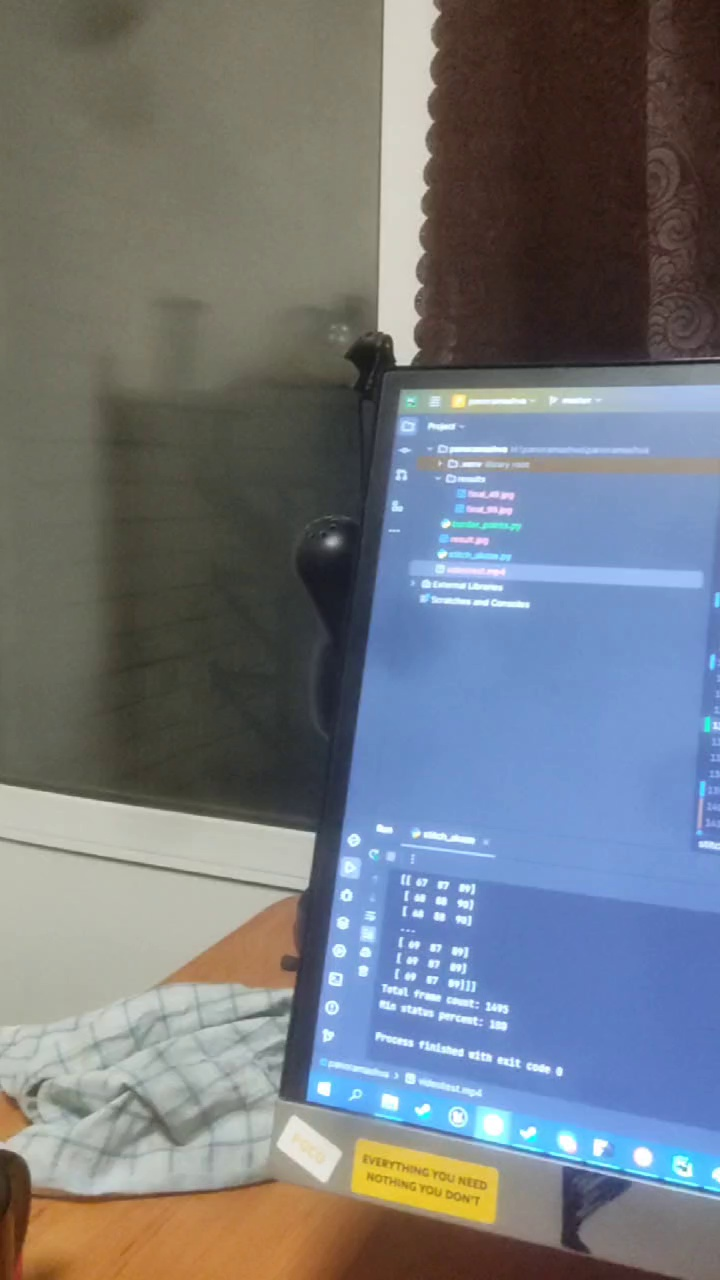
#> input picture PanoramaImage.jpg, 720 x 1280 px, given in place of 1916.jpg, which was not available
$ python mainZ.py
#> lines starting #> are read from the running program, lines starting #| are printed output that depends on the picture; pictures that were not available may be replaced by others from this repository, and a replacement may not be noted
#> further down, image1 is the input picture: shape (1280, 720, 3); mean B, G, R 126.6, 119.7, 114.3
#> (the call stopped at in shovStiching, `stitcher = AffineStitcher(blend_strength=20)`: stitching is not available in this run)
### StichingAndCombined/CutImage.py
from PIL import Image

# Открываем фотографию
def CutImageOnTwoparts(panoramaDir):
#> called with panoramaDir = 'Panorama1Part.jpg'
    image = Image.open(panoramaDir)
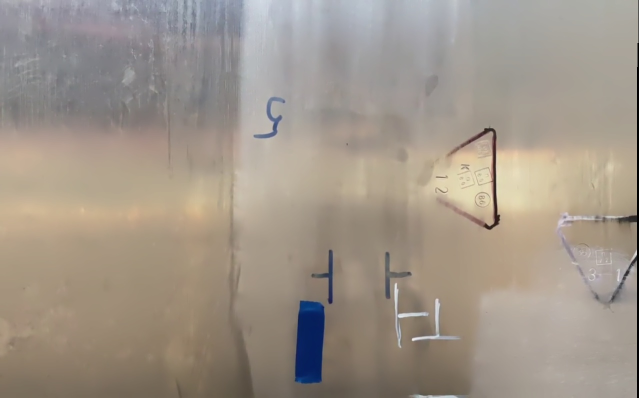
#> input picture StichingAndCombined/Panorama1Part.jpg, 1278 x 795 px (shown at 1/2 size)
#> image is the input picture: PIL image 1278x795 RGB; mean R, G, B 159.7, 149.4, 137.7

# Получаем размеры фотографии
    width, height = image.size
#> width = 1278; height = 795

# Вычисляем высоту первой части
    first_part_height = height - 380
#> first_part_height = 415

# Вычисляем координаты для разделения фотографии
    first_part_coords = (0, 0, width, first_part_height)
#> first_part_coords = (0, 0, 1278, 415)
    second_part_coords = (0, first_part_height, width, height)
#> second_part_coords = (0, 415, 1278, 795)

# Разделяем фотографию на две части
    first_part = image.crop(first_part_coords)
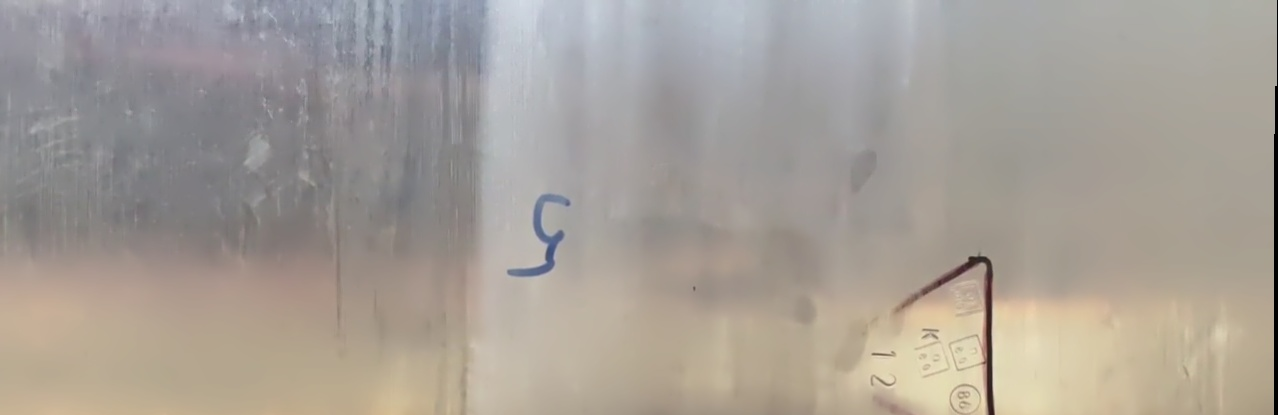
#> first_part: PIL image 1278x415 RGB; mean R, G, B 166.3, 159.2, 151.4
    second_part = image.crop(second_part_coords)
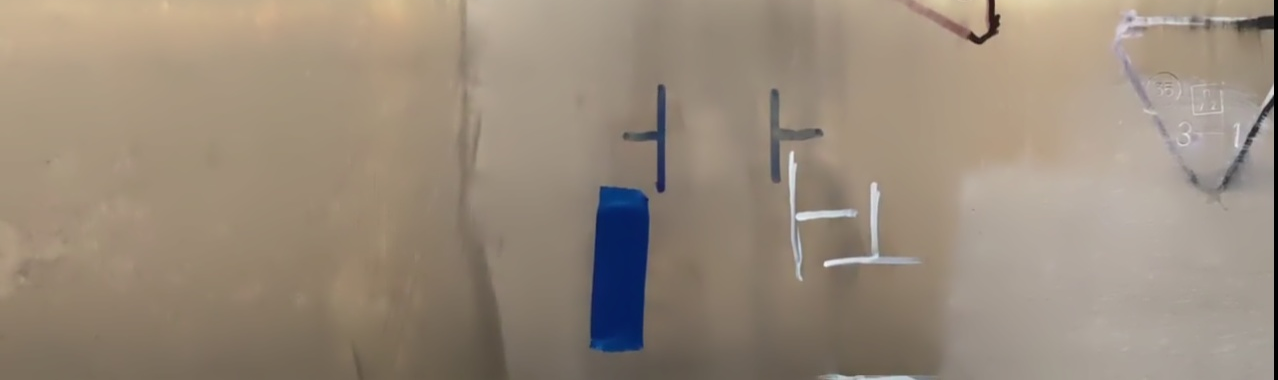
#> second_part: PIL image 1278x380 RGB; mean R, G, B 152.5, 138.6, 122.8

# Сохраняем первую часть фотографии , и далее объединяем в
    first_part.save("first_part_Panorama.png")

# Сохраняем вторую часть фотографии , передаем в stiching2PartWithNextImages
    second_part.save("second_part.png")

### StichingAndCombined/StichImageVertical2.py
from PIL import Image

def combine_images_vertically(top_image_path, bottom_image_path, output_path):
    # Открываем изображения
#> called with top_image_path = 'first_part_Panorama.jpg', bottom_image_path = 'Panorama1Part.jpg', output_path = 'combined_panorama_vertical3.jpg'
    top_image = Image.open(top_image_path)
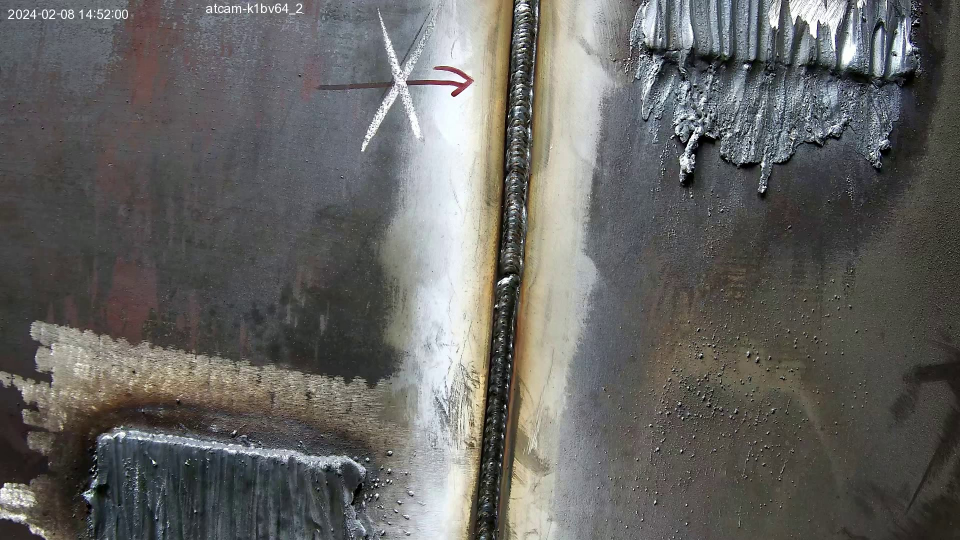
#> input picture 7.jpg, 1920 x 1080 px, given in place of first_part_Panorama.jpg, which was not available (shown at 1/2 size)
#> top_image is the input picture: PIL image 1920x1080 RGB; mean R, G, B 101.2, 100.5, 98
    bottom_image = Image.open(bottom_image_path)

    # Определяем размеры выходного изображения
    total_width = max(top_image.width, bottom_image.width)
#> total_width = 1920
    total_height = top_image.height + bottom_image.height
#> total_height = 1875

    # Создаем новое пустое изображение с достаточным размером
    combined_image = Image.new('RGB', (total_width, total_height))
#> combined_image: PIL image 1920x1875 RGB; every value is 0

    # Размещаем первое изображение в нужной позиции
    combined_image.paste(top_image, (0, 0))
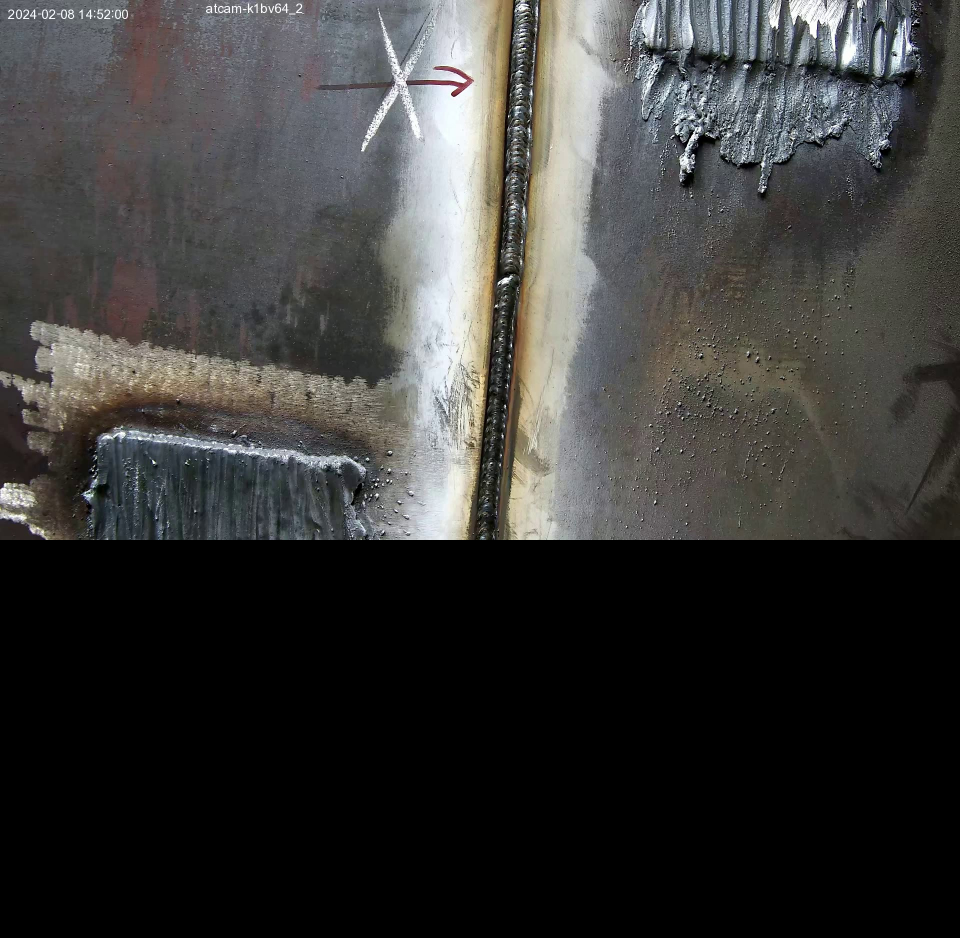
#> combined_image: PIL image 1920x1875 RGB (shown at 1/2 size); mean R, G, B 58.3, 57.9, 56.4

    # Сжимаем второе изображение по ширине до размеров первого изображения
    #resized_bottom_image = bottom_image.resize((top_image.width, int(bottom_image.height * top_image.width / bottom_image.width)), resample=Image.BICUBIC)

    # Размещаем второе изображение в нужной позиции
    combined_image.paste(bottom_image, (0, top_image.height))
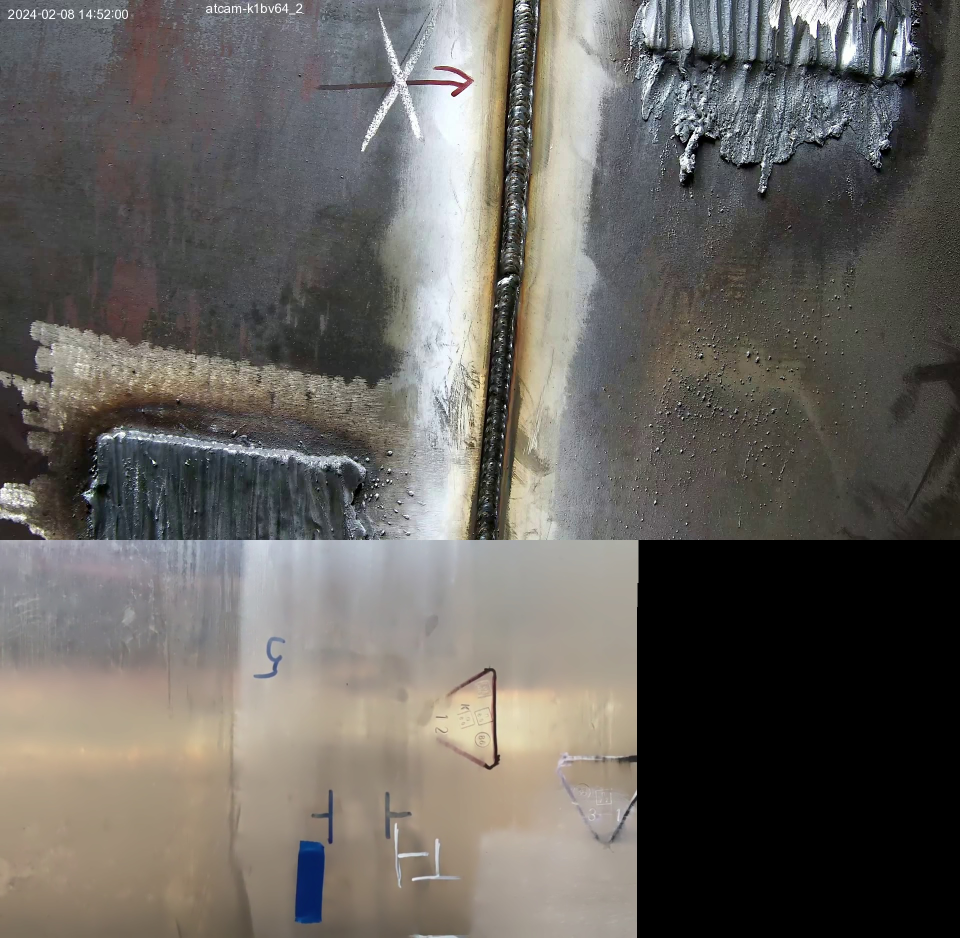
#> combined_image: PIL image 1920x1875 RGB (shown at 1/2 size); mean R, G, B 103.4, 100, 95.3

    # Обрезаем изображение до нужного размера
    # combined_image = combined_image.crop((0, 0, total_width, total_height))

    # Сохраняем объединенное изображение
    combined_image.save(output_path,"png")

# [5 lines of commented-out code are left out]

### StichingAndCombined/StichingImages.py
from stitching import AffineStitcher
import cv2
import os
# [5 lines left out: function add_second_part, not called in this run]

def shovStiching(images):
    stitcher = AffineStitcher(blend_strength=20)
    # stitcher = Stitcher(detector="sift", confidence_threshold=0.2)
    if os.path.isfile('second_part.png'):
        print("2raz")
        print(f"Объединено {len(images)} изображений")
        add_second_part(images)
        print((images))
        panorama = stitcher.stitch([*images])
    else:
        print("1raz")
        print(f"Объединено {len(images)} изображений")
        panorama = stitcher.stitch([
            *images
        ])

    cv2.imwrite("Panorama1Part.png", panorama)
    cv2.waitKey(0)
    cv2.destroyAllWindows()
    print('done')
# Save panorama
#Panorama1Part
#NewBeginingPanoramaPart1

### StichingAndCombined/mainZ.py
import os
from CutImage import CutImageOnTwoparts
from StichImageVertical2 import combine_images_vertically
from StichingImages import shovStiching
import cv2
import numpy as np

# Укажите путь к папке с изображениями
# пути
image_folder = r'C:\OSPanel\domains\TgBot\panoramashva\2'
#1панорама
panorama1Path = 'Panorama1Part.jpg'
#Объединение изображений.
top_image_path = 'first_part_Panorama.jpg'
bottom_image_path = 'Panorama1Part.jpg'
output_path = 'combined_panorama_vertical3.jpg'

#
## тут должна быть функция для преобразования видоса в картинки
#

path = r'C:\OSPanel\domains\TgBot\panoramashva\images6000\1916.jpg'
image1 = cv2.imread(path)
window_name = 'image'


files = os.listdir(image_folder)

i = 0
while i < len(files):
    images = []
    for j in range(10):
        if i < len(files):
            image_path = os.path.join(image_folder, files[i])
            image = cv2.imread(image_path)
            images.append(image)
            i += 1
            cv2.imshow(window_name,image1)
    shovStiching(images)
    CutImageOnTwoparts(panorama1Path)
    combine_images_vertically(top_image_path,bottom_image_path,output_path)

    images.clear()
